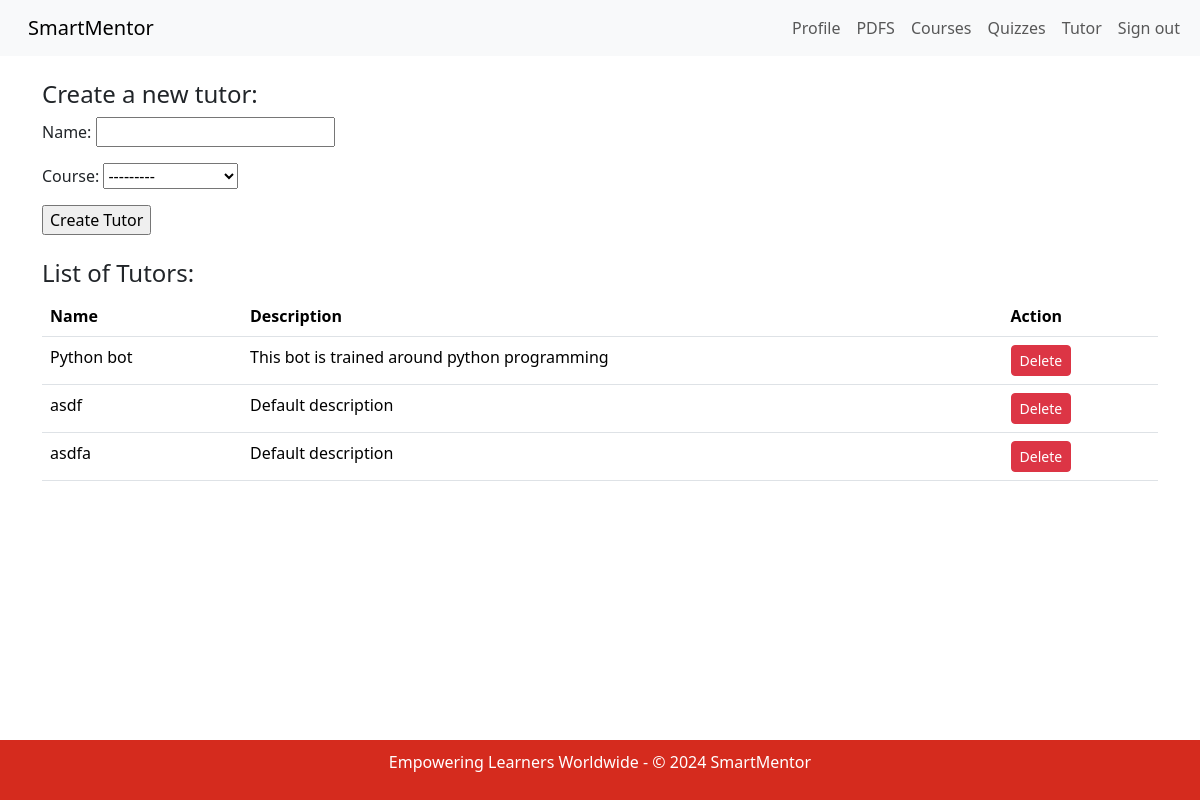
/teacher/ai_tutor (signed in), run on an earlier commit of the app's database.
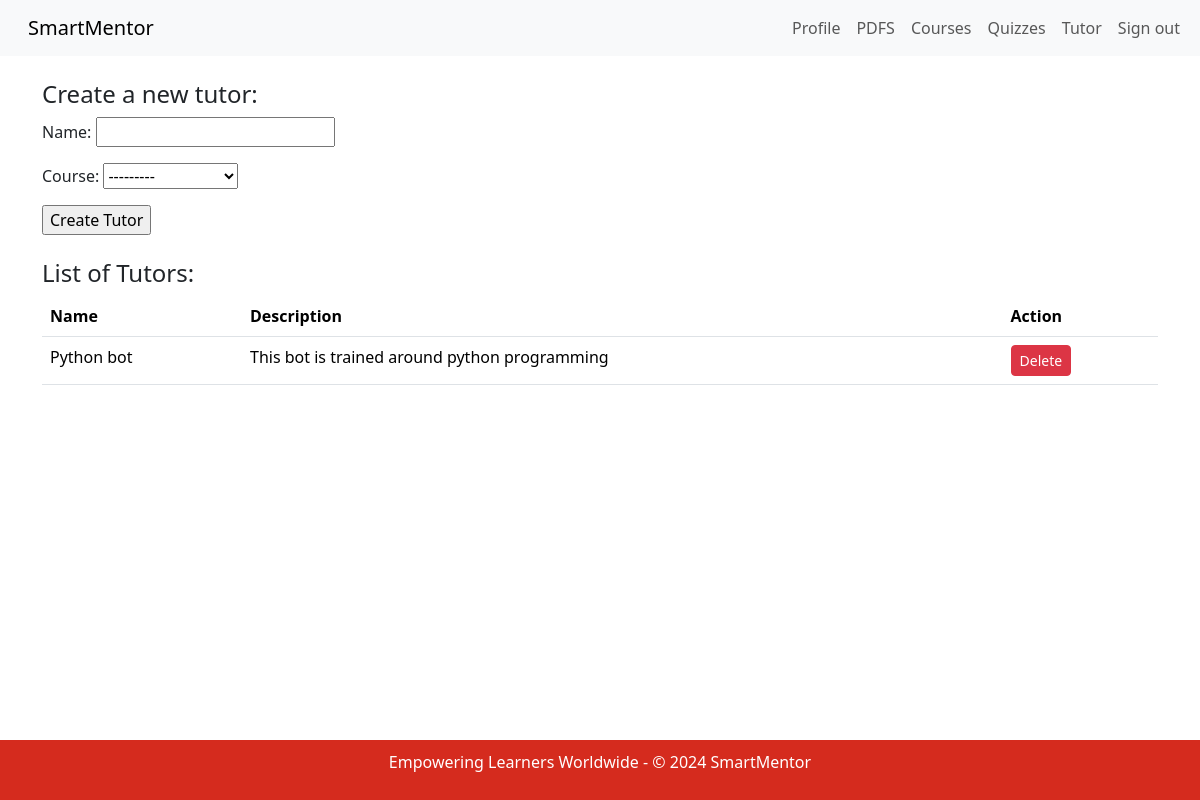
And on a later commit of the database.
### app/models.py (models this page shows, shortened)
class Tutor(models.Model):
    course = models.ForeignKey(Course, on_delete=models.CASCADE, null=True)
    name = models.CharField(max_length=255)
    description = models.CharField(max_length=200, default='Default description')
    pdfs = models.ManyToManyField(PDF, blank=True, related_name='tutors')
    teacher = models.ForeignKey(Teacher, on_delete=models.CASCADE, related_name='tutors', default=1)

### app/views.py (the view, shortened to what this page needs)
# urls.py: path('teacher/ai_tutor', TeacherTutorView.as_view(), name='teacher_ai_tutor'),
class TeacherTutorView(LoginRequiredMixin, ListView):
    model = Tutor
    template_name = 'app/teacher_ai_tutor.html'
    form_class = SimpleTutorForm  # Assume this is a simplified form
    success_url = reverse_lazy('teacher_ai_tutor')
    def get_queryset(self):
        if hasattr(self.request.user, 'teacher'):
            return Tutor.objects.filter(teacher=self.request.user.teacher)
        else:
            return Tutor.objects.none()
    def get_context_data(self, **kwargs):
        context = super().get_context_data(**kwargs)
        context['tutor_form'] = self.form_class()  # No need to pass user here if the form is simplified
        return context

### app/forms.py
class SimpleTutorForm(forms.ModelForm):
    class Meta:
        model = Tutor
        fields = ['name', 'course']

### app/models.py (called while the page is built)
    def __str__(self):
        return self.name

### app/templates/app/teacher_ai_tutor.html (shortened to what this page needs)
{% extends "app/base.html" %}
{% block content %}
  {% if user.is_authenticated %}
    {% if user.profile.role == 'teacher' %}
    <nav class="navbar navbar-expand-lg bg-body-tertiary">
      <div class="container-fluid">
        <a class="navbar-brand" href="/">SmartMentor</a>
        <div class="collapse navbar-collapse" id="navbarSupportedContent">
          <ul class="navbar-nav me-auto mb-2 mb-lg-0">
              <li class="nav-item">
                  <a class="nav-link" href="{% url 'teacher_profile' %}">Profile</a>
              </li>
              <li class="nav-item">
                <a class="nav-link" href="{% url 'teacher_pdfs' %}">PDFS</a>
            </li>
              <li class="nav-item">
                  <a class="nav-link" href="{% url 'teacher_courses' %}">Courses</a>
              </li>
              <li class="nav-item">
                  <a class="nav-link" href="{% url 'teacher_quiz' %}">Quizzes</a>
              </li>
              <li class="nav-item">
                  <a class="nav-link" href="{% url 'teacher_ai_tutor' %}">Tutor</a>
              </li>
              <li class="nav-item">
                  <form action="{% url 'logout' %}" method="post" style="margin: 0">
                      <button type="submit" class="nav-link" style="background: none; border: none; cursor: pointer;">Sign out</button>
                  </form>
              </li>
          </ul>
      </div>
      </div>
    </nav>
    <br />
    <div class="container-xl">
      <section>
          <h4>Create a new tutor:</h4>
          <form action="{% url 'tutor_create' %}" method="post">
              {{ tutor_form.as_p }}
              <input type="submit" value="Create Tutor">
          </form>
      </section>
      <br/>
      <section>
          <h4>List of Tutors:</h4>
          {% if object_list %}
              <table class="table">
                  <thead>
                      <tr>
                          <th>Name</th>
                          <th>Description</th>
                          <th>Action</th>
                      </tr>
                  </thead>
                  <tbody>
                      {% for tutor in object_list %}
                          <tr>
                              <td>{{ tutor.name }}</td>
                              <td>{{ tutor.description }}</td>
                              <td>
                                  <form action="{% url 'tutor_delete' tutor.id %}" method="post">
                                      <input type="submit" value="Delete" class="btn btn-danger btn-sm">
                                  </form>
                              </td>
                          </tr>
                      {% endfor %}
                  </tbody>
              </table>
          {% else %}
              <p>No tutors created yet!</p>
          {% endif %}
      </section>
  </div>
      {% else %}
      <h1>Access Denied</h1>
      <p>You are not authorized to view this page. Please <a href="/">back</a> to home.</p>
  {% endif %}
  {% else %}
      <h1>Access Denied</h1>
      <p>You are not authorized to view this page. Please <a href="/signin">login</a> to view this page.</p>
  {% endif %}
{% endblock %}

What changed in the data, as far as the page shows it:
removed Tutor: name "asdf", description "Default description"
removed Tutor: name "asdfa", description "Default description"
